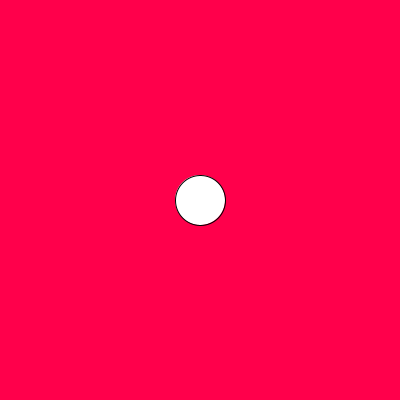
Frame 1 (no input)
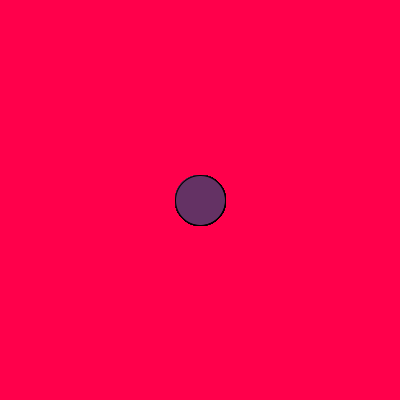
Frame 60 (the mouse pressed at the canvas centre just before this capture)
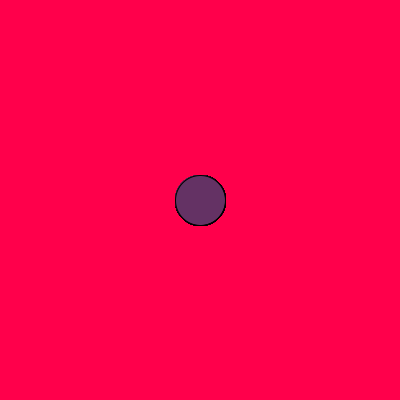
Frame 120 (the mouse held since frame 60 and released just before this capture)

The Processing sketch that drew these frames (run headless with seeded random() and noise(); from frame 60 on, the mouse is pressed at the canvas centre):

// Processing sketch: processing_178198
// ── processing_178198.pde

int circleX=200;
int circleY=200;

void setup() {
background(255,0,75);
size(400,400);
}

void draw() {
ellipse(circleX,circleY,50,50);
fill(100,50,100);
if (keyPressed && keyCode == UP) {
circleY=circleY-3;
  }
if (keyPressed && keyCode == DOWN) {
circleY+=3;
  }
if (keyPressed && keyCode == RIGHT) {
circleX+=3;
  }
if (keyPressed && keyCode == LEFT) {
circleX=circleX-3;
  } 
}
